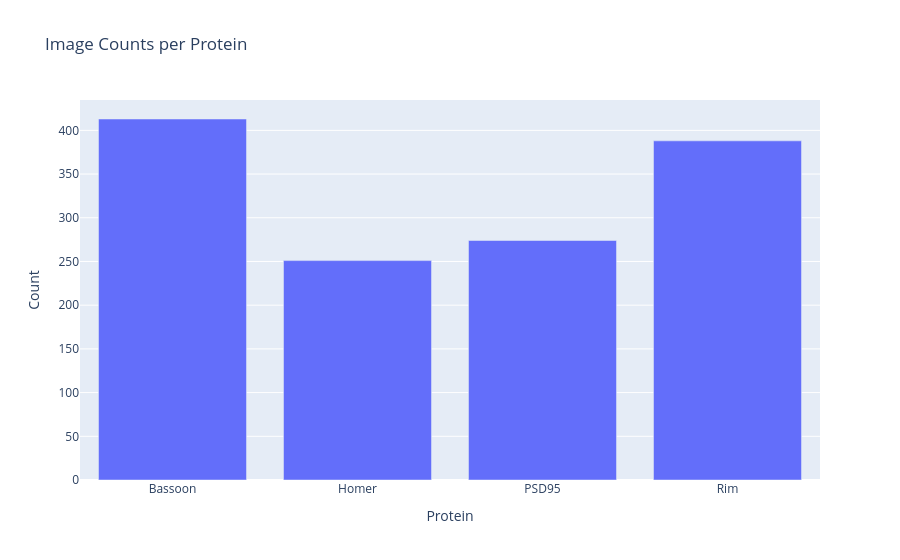

The notebook cell this image was saved under:
### Code cell
# Plot number of images per group
pheno.plot_counts(group_by=["protein"])

### Figure 1 — Plotly figure (JSON) as saved in the notebook; plotly's stock layout.template omitted (floating-point values rounded to 4 significant figures)
{"data": [{"hovertemplate": "Protein=%{x}<br>Count=%{y}<extra></extra>", "legendgroup": "", "marker": {"color": "#636efa", "pattern": {"shape": ""}}, "name": "", "orientation": "v", "showlegend": false, "textposition": "auto", "type": "bar", "x": ["Bassoon", "Homer", "PSD95", "Rim"], "xaxis": "x", "y": [413, 251, 274, 388], "yaxis": "y"}], "layout": {"barmode": "relative", "legend": {"tracegroupgap": 0}, "title": {"text": "Image Counts per Protein"}, "xaxis": {"anchor": "y", "domain": [0, 1], "title": {"text": "Protein"}}, "yaxis": {"anchor": "x", "domain": [0, 1], "title": {"text": "Count"}}}}
